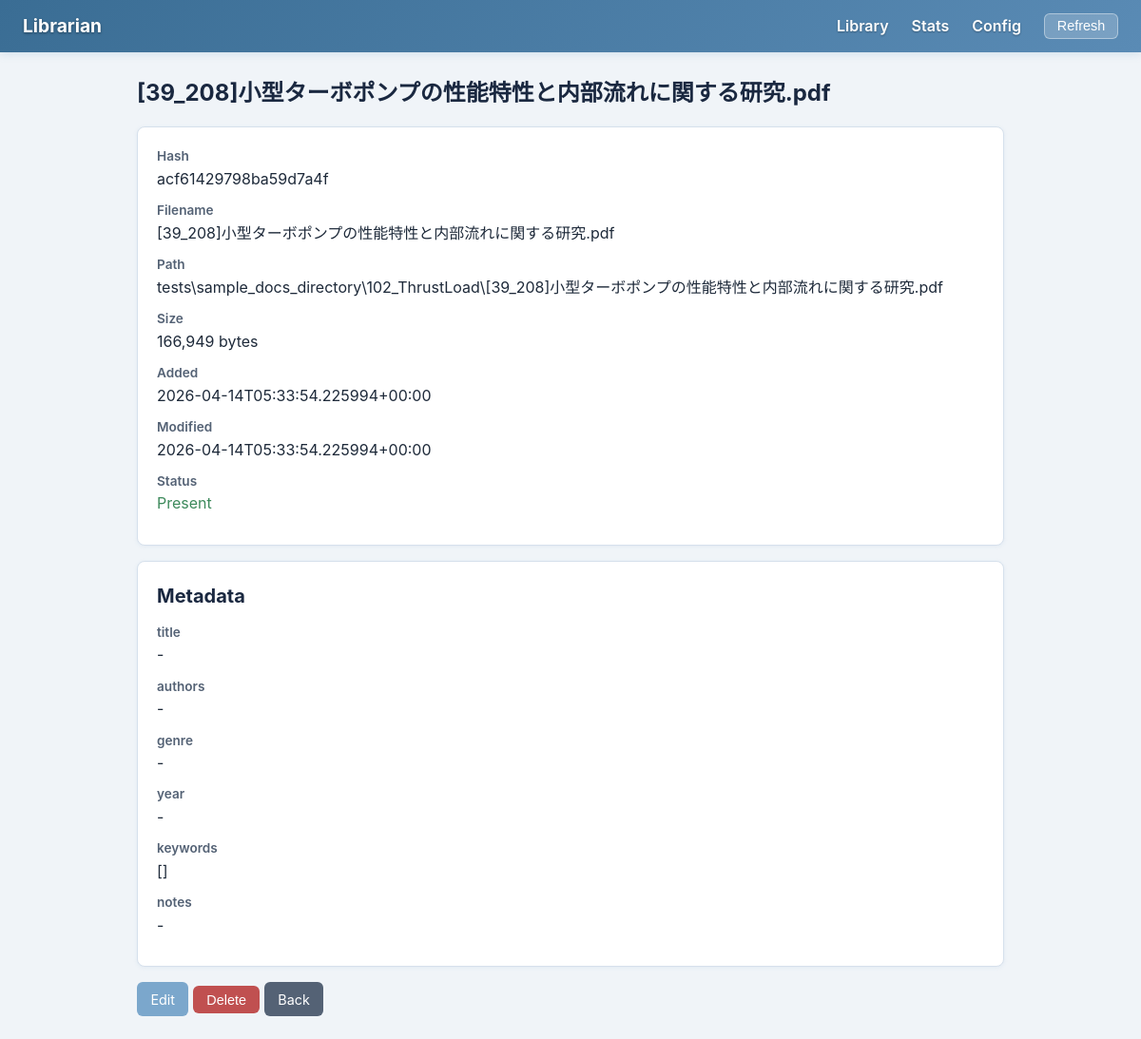
The app's page /entry/acf61429798ba59d7a4f with its own data.
### tables this page shows
CREATE TABLE files (
            file_hash     TEXT PRIMARY KEY,
            filename      TEXT NOT NULL,
            rel_path      TEXT NOT NULL,
            file_size     INTEGER NOT NULL,
            date_added    TEXT NOT NULL,
            date_modified TEXT NOT NULL,
            missing       INTEGER NOT NULL DEFAULT 0
        );

CREATE TABLE metadata (
            file_hash   TEXT NOT NULL,
            field_name  TEXT NOT NULL,
            field_value TEXT NOT NULL DEFAULT '',
            PRIMARY KEY (file_hash, field_name),
            FOREIGN KEY (file_hash) REFERENCES files(file_hash) ON DELETE CASCADE
        );

### gui/app.py (the view)
    @app.route("/entry/<hash_prefix>")
    def detail(hash_prefix):
        lib = get_lib()
        entry = lib.get_entry(hash_prefix)
        if entry is None:
            flash("Entry not found.", "error")
            return redirect(url_for("index"))
        fields = lib.get_meta_config()["fields"]
        return render_template("detail.html", entry=entry, fields=fields, edit_mode=False)

### lib/api.py (called while the page is built)
    def get_entry(self, file_hash: str) -> dict | None:
        full_hash = database.resolve_hash_prefix(self._conn, file_hash)
        if full_hash is None:
            return None
        return database.get_entry(self._conn, full_hash)

    def get_meta_config(self) -> dict:
        return self._config

    def close(self) -> None:
        self._conn.close()

### lib/database.py (called while the page is built)
def get_entry(conn: sqlite3.Connection, file_hash: str) -> dict | None:
    row = conn.execute("SELECT * FROM files WHERE file_hash = ?", (file_hash,)).fetchone()
    if row is None:
        return None
    entry = dict(row)
    meta_rows = conn.execute(
        "SELECT field_name, field_value FROM metadata WHERE file_hash = ?",
        (file_hash,),
    ).fetchall()
    entry["metadata"] = {r["field_name"]: r["field_value"] for r in meta_rows}
    return entry

def resolve_hash_prefix(conn: sqlite3.Connection, prefix: str) -> str | None:
    rows = conn.execute(
        "SELECT file_hash FROM files WHERE file_hash LIKE ?",
        (prefix + "%",),
    ).fetchall()
    if len(rows) == 1:
        return rows[0]["file_hash"]
    return None

### gui/templates/detail.html (shortened to what this page needs)
{% extends "base.html" %}
{% block content %}
{% if edit_mode %}
<h1>Edit: {{ entry.filename }}</h1>
<form method="post">
    <div class="card">
        <dl>
            <dt>Hash</dt><dd>{{ entry.file_hash }}</dd>
            <dt>Path</dt><dd>{{ entry.rel_path }}</dd>
            <dt>Size</dt><dd>{{ "{:,}".format(entry.file_size) }} bytes</dd>
        </dl>
    </div>
    {% for field_def in fields %}
    <div class="form-group">
        <label>{{ field_def.name }}{% if field_def.get('required') %} *{% endif %}</label>
        {% if field_def.type == 'choice' %}
        <select name="{{ field_def.name }}">
            <option value="">-- select --</option>
            {% for ch in field_def.get('choices', []) %}
            <option value="{{ ch }}" {% if entry.metadata.get(field_def.name) == ch %}selected{% endif %}>{{ ch }}</option>
            {% endfor %}
        </select>
        {% elif field_def.type == 'list' %}
        <input type="text" name="{{ field_def.name }}" value="{{ entry.metadata.get(field_def.name, '')|join(', ') if entry.metadata.get(field_def.name, '') is iterable and entry.metadata.get(field_def.name, '') is not string else entry.metadata.get(field_def.name, '') }}" placeholder="Comma-separated values">
        {% else %}
        <input type="text" name="{{ field_def.name }}" value="{{ entry.metadata.get(field_def.name, '') }}">
        {% endif %}
    </div>
    {% endfor %}
    <button class="btn btn-primary" type="submit">Save</button>
    <a href="{{ url_for('detail', hash_prefix=entry.file_hash) }}" class="btn btn-secondary">Cancel</a>
</form>
{% else %}
<h1>{{ entry.filename }}</h1>
<div class="card">
    <dl>
        <dt>Hash</dt><dd>{{ entry.file_hash }}</dd>
        <dt>Filename</dt><dd>{{ entry.filename }}</dd>
        <dt>Path</dt><dd>{{ entry.rel_path }}</dd>
        <dt>Size</dt><dd>{{ "{:,}".format(entry.file_size) }} bytes</dd>
        <dt>Added</dt><dd>{{ entry.date_added }}</dd>
        <dt>Modified</dt><dd>{{ entry.date_modified }}</dd>
        <dt>Status</dt>
        <dd>
            {% if entry.missing %}
                <span class="status-missing">MISSING</span>
            {% else %}
                <span class="status-present">Present</span>
            {% endif %}
        </dd>
    </dl>
</div>
<div class="card">
    <h2>Metadata</h2>
    <dl>
        {% for field_def in fields %}
        <dt>{{ field_def.name }}</dt>
        <dd>{{ entry.metadata.get(field_def.name, '-') or '-' }}</dd>
        {% endfor %}
    </dl>
</div>
<a href="{{ url_for('edit_entry', hash_prefix=entry.file_hash) }}" class="btn btn-primary">Edit</a>
<form action="{{ url_for('delete_entry_route', hash_prefix=entry.file_hash) }}" method="post" style="display:inline" onsubmit="return confirm('Delete this entry?');">
    <button class="btn btn-danger" type="submit">Delete</button>
</form>
<a href="{{ url_for('index') }}" class="btn btn-secondary">Back</a>
{% endif %}
{% endblock %}

### gui/static/style.css (style rules this page uses)
:root { --primary: #7ba7cc; --primary-light: #a8c8e8; --primary-dark: #3a6d94; --danger: #e8a0a0; --danger-dark: #c05050; --success: #8cc5a0; --success-dark: #3d8a5c; --warning: #e8c88a; --bg: #f0f4f8; --card-bg: #ffffff; --border: #d6e0ec; --text: #1e2a3a; --text-muted: #546275; --heading: #1a2840; --pink: #e8b4c8; --pink-light: #fce4ef; --green-light: #e2f5e9; --blue-light: #e0edf8; }
* { box-sizing: border-box; margin: 0; padding: 0; }
body { font-family: -apple-system, BlinkMacSystemFont, "Segoe UI", Roboto, sans-serif; background: var(--bg); color: var(--text); line-height: 1.6; }
h1 { margin-bottom: 1rem; font-size: 1.5rem; color: var(--heading); }
h2 { margin-bottom: 0.75rem; font-size: 1.25rem; color: var(--heading); }
.status-present { color: var(--success-dark); }
.btn { display: inline-block; padding: 0.4rem 0.9rem; border: none; border-radius: 6px; cursor: pointer; font-size: 0.9rem; text-decoration: none; color: #fff; transition: opacity 0.2s, transform 0.1s; }
.btn-primary { background: var(--primary); }
.btn-danger { background: var(--danger-dark); }
.btn-secondary { background: var(--text-muted); }
.card { background: var(--card-bg); border-radius: 8px; padding: 1.25rem; box-shadow: 0 1px 4px rgba(122,167,204,0.12); margin-bottom: 1rem; border: 1px solid var(--border); }
.card dt { font-weight: 600; color: var(--text-muted); font-size: 0.85rem; }
.card dd { margin-bottom: 0.6rem; margin-left: 0; }

### records on screen
files: filename "[39_208]小型ターボポンプの性能特性と内部流れに関する研究.pdf", file_hash "acf61429798ba59d7a4f", rel_path "tests\\sample_docs_directory\\102_ThrustLoad\\[39_208]小型ターボポンプの性能特性と内部流れに関する研究.pdf", file_size "166,949", date_added "2026-04-14T05:33:54.225994+00:00", date_modified "2026-04-14T05:33:54.225994+00:00"
metadata: name "title", metadata "-"
metadata: name "authors", metadata "-"
metadata: name "genre", metadata "-"
metadata: name "year", metadata "-"
metadata: name "keywords", metadata "[]"
metadata: name "notes", metadata "-"
